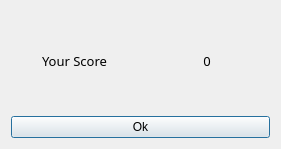
<?xml version="1.0" encoding="UTF-8"?>
<ui version="4.0">
 <class>dialog</class>
 <widget class="QDialog" name="dialog">
  <property name="geometry">
   <rect>
    <x>0</x>
    <y>0</y>
    <width>281</width>
    <height>149</height>
   </rect>
  </property>
  <property name="windowTitle">
   <string>Score</string>
  </property>
  <layout class="QVBoxLayout" name="verticalLayout">
   <item>
    <layout class="QHBoxLayout" name="horizontalLayout">
     <item>
      <widget class="QLabel" name="label">
       <property name="font">
        <font>
         <family>Microsoft PhagsPa</family>
         <pointsize>10</pointsize>
        </font>
       </property>
       <property name="text">
        <string>Your Score</string>
       </property>
       <property name="textFormat">
        <enum>Qt::PlainText</enum>
       </property>
       <property name="alignment">
        <set>Qt::AlignCenter</set>
       </property>
      </widget>
     </item>
     <item>
      <widget class="QLabel" name="scorecard">
       <property name="font">
        <font>
         <family>Microsoft PhagsPa</family>
         <pointsize>10</pointsize>
        </font>
       </property>
       <property name="text">
        <string>0</string>
       </property>
       <property name="textFormat">
        <enum>Qt::PlainText</enum>
       </property>
       <property name="alignment">
        <set>Qt::AlignCenter</set>
       </property>
      </widget>
     </item>
    </layout>
   </item>
   <item>
    <widget class="QPushButton" name="okscore">
     <property name="text">
      <string>Ok</string>
     </property>
    </widget>
   </item>
  </layout>
 </widget>
 <resources/>
 <connections/>
</ui>
